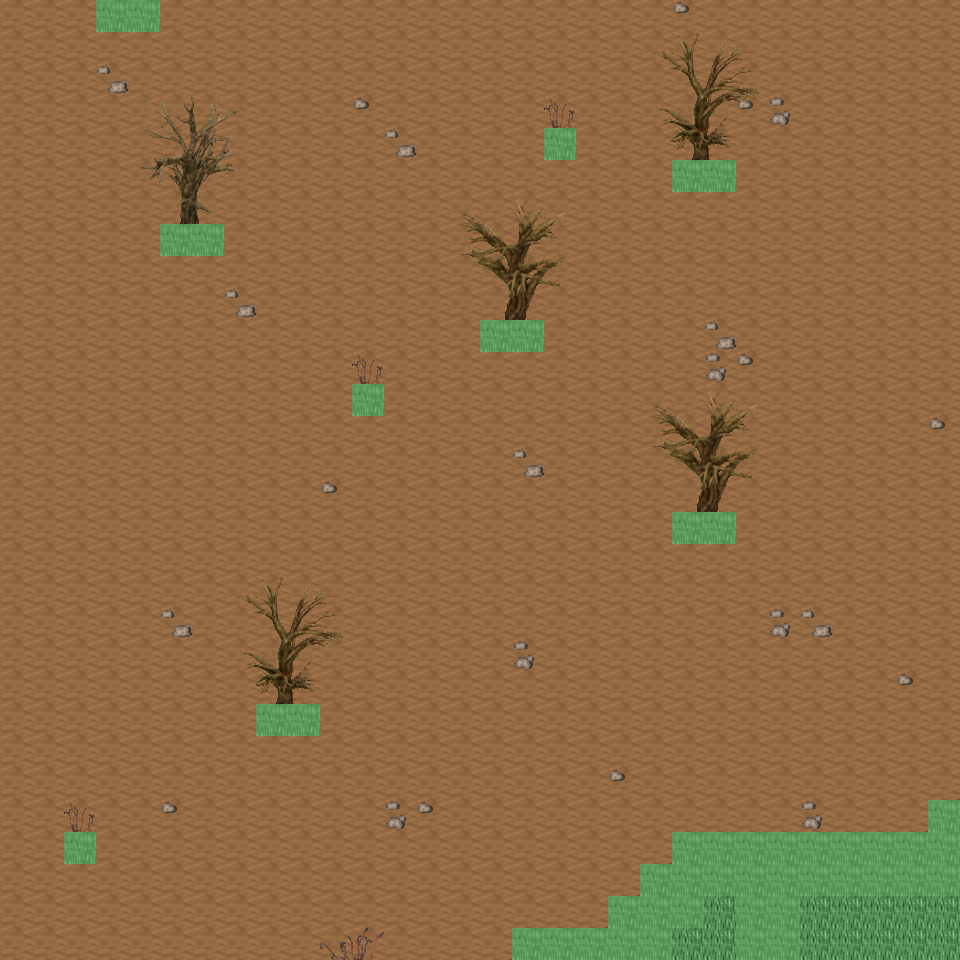

Below is a game level as drawn by its tile map, then a one-line description and the .tmx that defines it (tile-layer data replaced by summaries):
An orthogonal 30x30 tile map with 32x32 px tiles, 6 tile layers (Ground, Object, Object2, Above, ...), 21 tilesets and 7 objects (7x mapExit).

<map version="1.0" orientation="orthogonal" renderorder="right-down" width="30" height="30" tilewidth="32" tileheight="32" nextobjectid="8">
  <tileset firstgid="1" name="tileset_ground_ground" tilewidth="32" tileheight="32" tilecount="33" columns="3">
    <image source="../drawable/tileset_ground_ground.png" width="96" height="352" />
  </tileset>
  <tileset firstgid="34" name="tileset_ground_ridge_earth_dark" tilewidth="32" tileheight="32" tilecount="96" columns="12">
    <image source="../drawable/tileset_ground_ridge_earth_dark.png" width="384" height="256" />
  </tileset>
  <tileset firstgid="130" name="tileset_ground_rock_pebbles" tilewidth="32" tileheight="32" tilecount="3" columns="1">
    <image source="../drawable/tileset_ground_rock_pebbles.png" width="32" height="96" />
  </tileset>
  <tileset firstgid="133" name="tileset_plant_grasses" tilewidth="32" tileheight="32" tilecount="6" columns="3">
    <image source="../drawable/tileset_plant_grasses.png" width="96" height="64" />
  </tileset>
  <tileset firstgid="139" name="tileset_ground_grass_corners" tilewidth="32" tileheight="32" tilecount="24" columns="6">
    <image source="../drawable/tileset_ground_grass_corners.png" width="192" height="128" />
  </tileset>
  <tileset firstgid="163" name="tileset_ground_grass_edges" tilewidth="32" tileheight="32" tilecount="36" columns="12">
    <image source="../drawable/tileset_ground_grass_edges.png" width="384" height="96" />
  </tileset>
  <tileset firstgid="199" name="tileset_plant_flower_daisy_white" tilewidth="32" tileheight="32" tilecount="8" columns="2">
    <image source="../drawable/tileset_plant_flower_daisy_white.png" width="64" height="128" />
  </tileset>
  <tileset firstgid="207" name="tileset_plant_flower_daisy_yellow" tilewidth="32" tileheight="32" tilecount="8" columns="2">
    <image source="../drawable/tileset_plant_flower_daisy_yellow.png" width="64" height="128" />
  </tileset>
  <tileset firstgid="215" name="tileset_plant_stump_stump_green" tilewidth="32" tileheight="32" tilecount="4" columns="2">
    <image source="../drawable/tileset_plant_stump_stump_green.png" width="64" height="64" />
  </tileset>
  <tileset firstgid="219" name="tileset_plant_tree_tree_darkgreen" tilewidth="32" tileheight="32" tilecount="88" columns="8">
    <image source="../drawable/tileset_plant_tree_tree_darkgreen.png" width="256" height="352" />
  </tileset>
  <tileset firstgid="307" name="tileset_logic_creature_animal" tilewidth="32" tileheight="32" tilecount="32" columns="8">
    <image source="../drawable/tileset_logic_creature_animal.png" width="256" height="128" />
  </tileset>
  <tileset firstgid="339" name="tileset_logic_item_resources" tilewidth="32" tileheight="32" tilecount="6" columns="6">
    <image source="../drawable/tileset_logic_item_resources.png" width="192" height="32" />
  </tileset>
  <tileset firstgid="345" name="tileset_logic_item_mushroom" tilewidth="32" tileheight="32" tilecount="6" columns="6">
    <image source="../drawable/tileset_logic_item_mushroom.png" width="192" height="32" />
  </tileset>
  <tileset firstgid="351" name="tileset_logic_collision" tilewidth="32" tileheight="32" tilecount="1" columns="1">
    <image source="../drawable/tileset_logic_collision.png" width="32" height="32" />
  </tileset>
  <tileset firstgid="352" name="tileset_plant_tree_dead_tree_5" tilewidth="32" tileheight="32" tilecount="20" columns="4">
    <image source="../drawable/tileset_plant_tree_dead_tree_5.png" width="128" height="160" />
  </tileset>
  <tileset firstgid="372" name="tileset_plant_tree_dead_tree_6" tilewidth="32" tileheight="32" tilecount="20" columns="4">
    <image source="../drawable/tileset_plant_tree_dead_tree_6.png" width="128" height="160" />
  </tileset>
  <tileset firstgid="392" name="tileset_plant_tree_dead_tree_7" tilewidth="32" tileheight="32" tilecount="20" columns="4">
    <image source="../drawable/tileset_plant_tree_dead_tree_7.png" width="128" height="160" />
  </tileset>
  <tileset firstgid="412" name="tileset_plant_bush_large_dead" tilewidth="32" tileheight="32" tilecount="2" columns="1">
    <image source="../drawable/tileset_plant_bush_large_dead.png" width="32" height="64" />
  </tileset>
  <tileset firstgid="414" name="tileset_plant_bush_large_wide_dead" tilewidth="32" tileheight="32" tilecount="4" columns="2">
    <image source="../drawable/tileset_plant_bush_large_wide_dead.png" width="64" height="64" />
  </tileset>
  <tileset firstgid="418" name="tileset_logic_creature_reptile" tilewidth="32" tileheight="32" tilecount="7" columns="7">
    <image source="../drawable/tileset_logic_creature_reptile.png" width="224" height="32" />
  </tileset>
  <tileset firstgid="425" name="tileset_logic_item_herb" tilewidth="32" tileheight="32" tilecount="5" columns="5">
    <image source="../drawable/tileset_logic_item_herb.png" width="160" height="32" />
  </tileset>
  <layer name="Ground" width="30" height="30">
    <data>[900 cells, 900 non-empty, 2 distinct tile ids]</data>
  </layer>
  <layer name="Object" width="30" height="30">
    <data>[900 cells, 65 non-empty, 19 distinct tile ids]</data>
  </layer>
  <layer name="Object2" width="30" height="30">
    <data>[900 cells, 11 non-empty, 9 distinct tile ids]</data>
  </layer>
  <layer name="Above" width="30" height="30">
    <data>[900 cells, 76 non-empty, 46 distinct tile ids]</data>
  </layer>
  <layer name="Above2" width="30" height="30">
    <data>[900 cells, 0 non-empty, 0 distinct tile ids]</data>
  </layer>
  <layer name="Walkable" width="30" height="30">
    <data>[900 cells, 47 non-empty, 1 distinct tile ids]</data>
  </layer>
  <objectgroup name="MapEvents">
    <object id="1" name="north" type="mapExit" x="0" y="0" width="96" height="32">
      <properties>
        <property name="map" value="level_0_x102_y59" />
        <property name="x" value="0" />
        <property name="y" value="28" />
      </properties>
    </object>
    <object id="2" name="north2" type="mapExit" x="160" y="0" width="800" height="32">
      <properties>
        <property name="map" value="level_0_x102_y59" />
        <property name="x" value="5" />
        <property name="y" value="28" />
      </properties>
    </object>
    <object id="3" name="south" type="mapExit" x="0" y="928" width="512" height="32">
      <properties>
        <property name="map" value="level_0_x102_y61" />
        <property name="x" value="0" />
        <property name="y" value="1" />
      </properties>
    </object>
    <object id="4" name="south2" type="mapExit" x="672" y="928" width="64" height="32">
      <properties>
        <property name="map" value="level_0_x102_y61" />
        <property name="x" value="21" />
        <property name="y" value="1" />
      </properties>
    </object>
    <object id="5" name="south3" type="mapExit" x="800" y="928" width="160" height="32">
      <properties>
        <property name="map" value="level_0_x102_y61" />
        <property name="x" value="25" />
        <property name="y" value="1" />
      </properties>
    </object>
    <object id="6" name="east" type="mapExit" x="928" y="0" width="32" height="800">
      <properties>
        <property name="map" value="level_0_x103_y60" />
        <property name="x" value="1" />
        <property name="y" value="0" />
      </properties>
    </object>
    <object id="7" name="east2" type="mapExit" x="928" y="896" width="32" height="64">
      <properties>
        <property name="map" value="level_0_x103_y60" />
        <property name="x" value="1" />
        <property name="y" value="28" />
      </properties>
    </object>
  </objectgroup>
</map>
